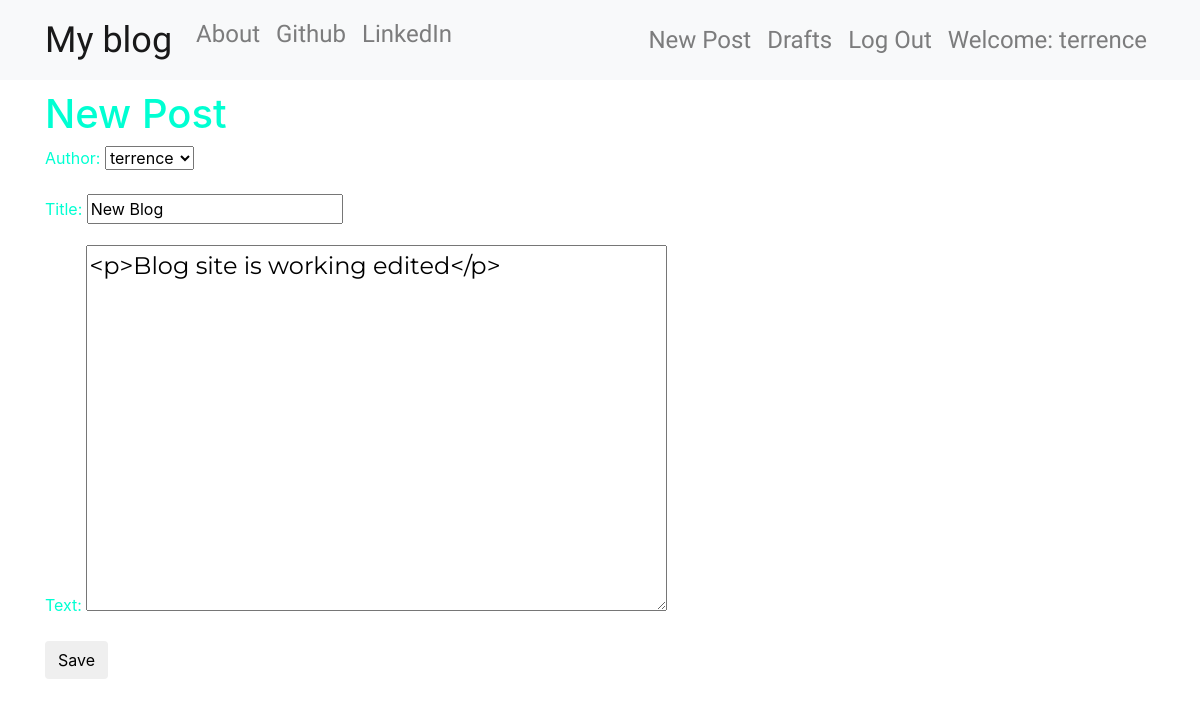
Screenshot of /post/3/edit/ (signed in) with the database file from the repository.
### blog/models.py (models this page shows, shortened)
class Post(models.Model):
    author = models.ForeignKey('auth.User',
                                on_delete=models.CASCADE)
    title = models.CharField(max_length=256)
    text = models.TextField()
    created_date = models.DateTimeField(default=timezone.now)
    published_date = models.DateTimeField(blank=True,null=True)

### blog/views.py (the view)
# urls.py: path('post/<int:pk>/edit/',views.PostUpdateView.as_view(),name='post_edit'),
class PostUpdateView(LoginRequiredMixin,UpdateView):
    login_url = '/login/'
    redirect_field_name = 'blog/post_detail.html'
    form_class = PostForm
    model = Post

### blog/forms.py
class PostForm(forms.ModelForm):
    class Meta():
        model = Post
        fields = ('author','title','text')
        widgets = {
            'title':forms.TextInput(attrs={'class':'textinputclass'}),
            'text':forms.Textarea(attrs={'class':'editable medium-editor-textarea postcontent'})
        }

### blog/templates/blog/post_form.html (shortened to what this page needs)
{% extends "blog/base.html" %}
{% block content %}
  <h1>New Post</h1>
  <form class="post-form" method="POST">
    {{ form.as_p }}
    <button type="submit" class="save btn btn-default">Save</button>
  </form>
{% endblock %}

### blog/templates/blog/base.html (shortened to what this page needs)
<!DOCTYPE html>
{% load staticfiles %}
<html lang="en" dir="ltr">
  <head>
    <link rel="stylesheet" href="https://stackpath.bootstrapcdn.com/bootstrap/4.1.1/css/bootstrap.min.css">
    <link rel="stylesheet" href="//cdn.jsdelivr.net/npm/medium-editor@latest/dist/css/medium-editor.min.css" type="text/css" media="screen" charset="utf-8">
    <link rel="stylesheet" href="{% static 'css/blog.css' %}">
  </head>
  <body class="colors">
    <nav class="navbar navbar-expand-lg navbar-light bg-light techfont custom-navbar">
      <div class="container">
        <ul class="navbar-nav">
          <li class="nav-item">
            <a class="navbar-brand bigbrand" href="{% url 'post_list' %}">My blog</a>
          </li>
          <li class="nav-item">
            <a class="nav-link" href="{% url 'about' %}">About</a>
          </li>
          <li class="nav-item">
            <a class="nav-link" href="#">Github</a>
          </li>
          <li class="nav-item">
            <a class="nav-link" href="#">LinkedIn</a>
          </li>
        </ul>
        <ul class="navbar-nav navbar-right">
          {% if user.is_authenticated %}
          <li class="nav-item">
            <a class="nav-link" href="{% url 'post_new' %}">New Post</a>
          </li>
          <li class="nav-item">
            <a class="nav-link" href="{% url 'post_draft_list' %}">Drafts</a>
          </li>
          <li class="nav-item">
            <a class="nav-link" href="{% url 'logout' %}">Log Out</a>
          </li>
          <li class="nav-item">
            <a class="nav-link" href="#">Welcome: {{ user.username }}</a>
          </li>
          {% else %}
          <li class="nav-item">
            <a class="navbar-right" href="{% url 'login' %}">login</a>
          </li>
          {% endif %}
        </ul>
      </div>
    </nav>
    <div class="content container">
      <div class="row">
        <div class="col-md-8">
          <div class="blog_posts">
            {% block content %}
            {% endblock %}
          </div>
        </div>
      </div>
    </div>
  </body>
</html>

### blog/static/css/blog.css (style rules this page uses)
.colors { color:#555555; }
.techfont { font-family: 'Russo One',sans-serif; font-size: 1.5em; margin-bottom: 10px; }
.bigbrand { font-size: 1.5em; }
.postcontent { font-family: 'Montserrat'; font-size: 1.5em; }

### rows the page displays
Post: author "terrence", title "New Blog", text "<p>Blog site is working edited</p>"

### other values shown
{{ user.username }} "terrence"
